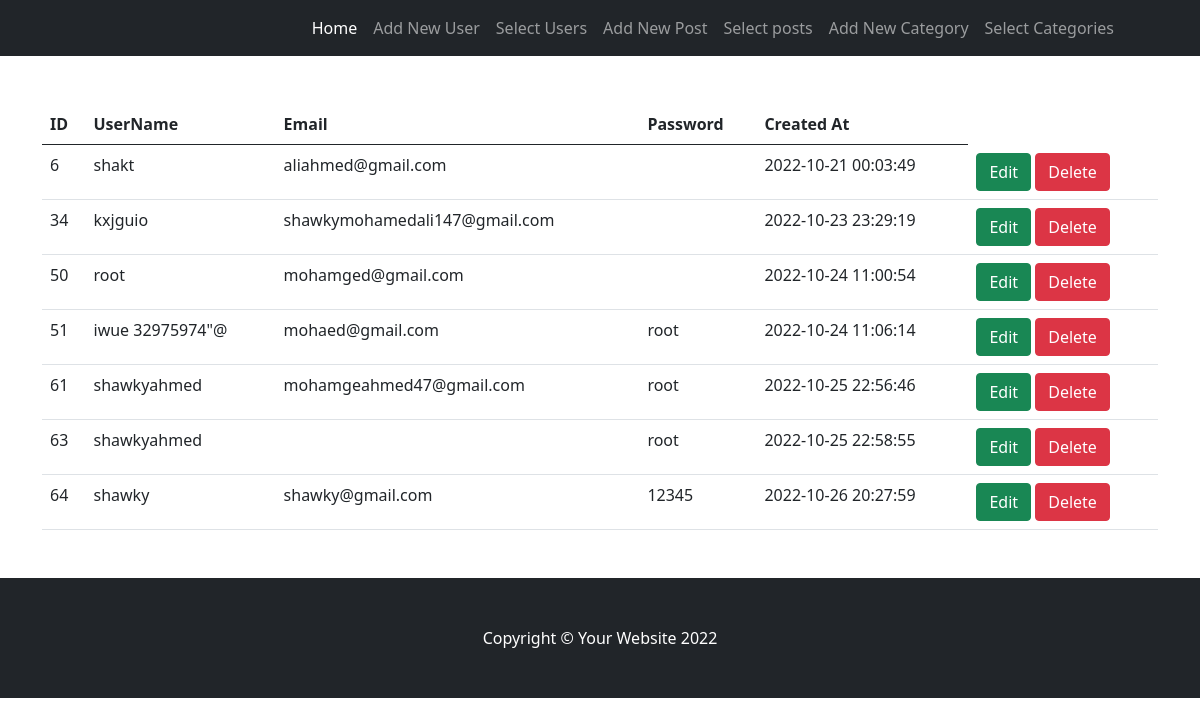
Page /indexuser.php on the committed database.
### tables this page shows
CREATE TABLE `users` (
  `id` int(11) NOT NULL,
  `userName` varchar(50) NOT NULL,
  `email` varchar(50) NOT NULL,
  `password` varchar(50) NOT NULL,
  `created_at` datetime NOT NULL DEFAULT current_timestamp()
);

### indexuser.php (the view, shortened to what this page needs)
<!doctype html>
<html lang="en">
  <head>
    <link href="https://cdn.jsdelivr.net/npm/bootstrap@5.0.2/dist/css/bootstrap.min.css" rel="stylesheet">
  </head>
<body>
    <nav class="navbar navbar-expand-lg navbar-dark bg-dark">
        <div class="container px-lg-5">
            <div class="collapse navbar-collapse" id="navbarSupportedContent">
                <ul class="navbar-nav ms-auto mb-2 mb-lg-0">
                    <li class="nav-item"><a class="nav-link active" aria-current="page" href="#!"> Home </a></li>
                    <li class="nav-item"><a class="nav-link" href="createuser.php">Add New User</a></li>
                    <li class="nav-item"><a class="nav-link" href="indexuser.php">Select Users</a></li>
                    <li class="nav-item"><a class="nav-link" href="createpost.php">Add New Post</a></li>
                    <li class="nav-item"><a class="nav-link" href="indexpost.php">Select posts</a></li>
                    <li class="nav-item"><a class="nav-link" href="createcatg.php">Add New Category</a></li>
                    <li class="nav-item"><a class="nav-link" href="indexcatg.php">Select Categories</a></li>
                </ul>
            </div>
        </div>
    </nav>
<div class="container my-4 mt-5">
<table class="table">
  <thead>
    <tr>
      <th>ID</th>
      <th>UserName</th>
      <th>Email</th>
      <th>Password</th>
      <th>Created At </th>
    </tr>
  </thead>
  <tbody>
    <?php
    include "connection.php";
    $sql = "select * from users";
    $result = $conn->query($sql);
    while($row=$result->fetch_assoc()){
        echo "
    <tr>
      <td>$row[id]</td>
      <td>$row[userName]</td>
      <td>$row[email]</td>
      <td>$row[password]</td>
      <td>$row[created_at]</td>
      <td>
         <a class='btn btn-success' href='edituser.php?id=$row[id]'>Edit</a>
         <a class='btn btn-danger' href='deleteuser.php?id=$row[id]'>Delete</a>
      </td>
</tr>
";
    }
?>
  </tbody>
</table>
</div>
     <footer class="py-5 bg-dark mt-5">
        <div class="container">
            <p class="m-0 text-center text-white">Copyright &copy; Your Website 2022</p>
        </div>
    </footer>
  </body>
</html>

### rows in the picture
users: id "6", userName "shakt", email "aliahmed@gmail.com", created_at "2022-10-21 00:03:49"
users: id "34", userName "kxjguio", email "shawkymohamedali147@gmail.com", created_at "2022-10-23 23:29:19"
users: id "50", userName "root", email "mohamged@gmail.com", created_at "2022-10-24 11:00:54"
users: id "51", userName "iwue 32975974\"@", email "mohaed@gmail.com", password "root", created_at "2022-10-24 11:06:14"
users: id "61", userName "shawkyahmed", email "mohamgeahmed47@gmail.com", password "root", created_at "2022-10-25 22:56:46"
users: id "63", userName "shawkyahmed", password "root", created_at "2022-10-25 22:58:55"
users: id "64", userName "shawky", email "shawky@gmail.com", password "12345", created_at "2022-10-26 20:27:59"
